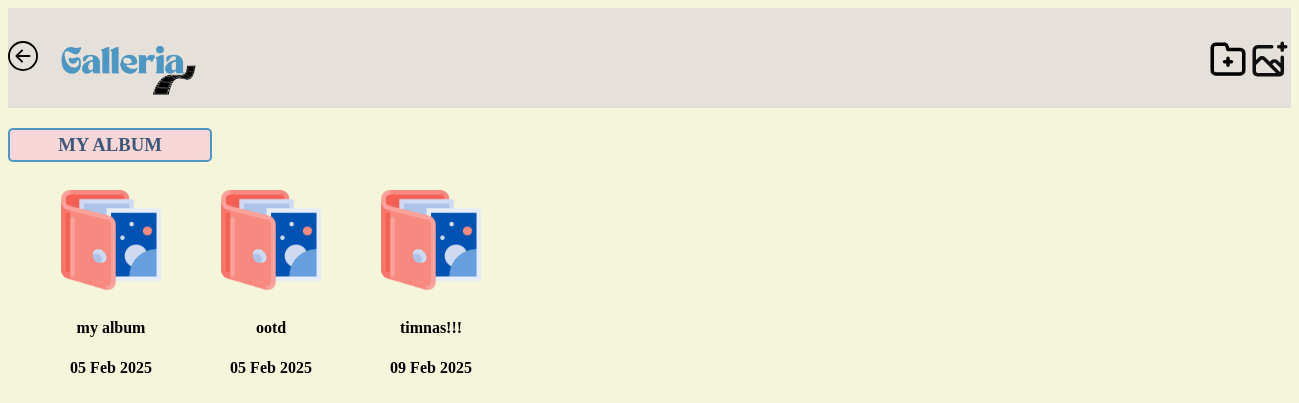
The app's page /album.php (signed in) with its own data.
### tables this page shows
CREATE TABLE `album` (
  `album_id` int(11) NOT NULL,
  `nama_album` varchar(255) NOT NULL,
  `deskripsi` text NOT NULL,
  `tanggal_buat` date NOT NULL,
  `user_id` int(11) NOT NULL
);

### album.php (the view, shortened to what this page needs)
<?php
include "connection.php";
$id = $_SESSION['id'];
?>
<!DOCTYPE html>
<html lang="en">
<head>
    <link rel="stylesheet" href="asset.css">
    <link rel="stylesheet" href="https://unicons.iconscout.com/release/v4.0.8/css/line.css">
</head>
<body>
    <div class="header" style="background-color: #E5E1DA; margin-left:0px;">
    <a href="dashboard.php"><img src="Asset/img/left.svg" class="left"></a>
        <img src="Asset/img/logo.png" class="logo">
        <span><a href="tambah_album.php"><img src="Asset/icon/folder-plus.svg" width="42px" height="42px" title="Tambah Album" class="icon" style="margin-left: 1000px;"></a></span>
        <span><a href="upload-foto.php"><img src="Asset/icon/image-plus.svg" width="42px" height="42px" class="icon" title="tambah foto"></a></span>
    </div>
    <div class="box" style="margin-top: 20px;">
        <h3>MY ALBUM</h3>
    </div>
    <div class="container" style="margin-top:10px;">
        <?php
        $query = "SELECT * FROM `album` INNER JOIN `user` ON `album`.`user_id` = `user`.`user_id` WHERE `album`.`user_id` = $id";
        $hasil = mysqli_query($conn, $query);
        while ($row = mysqli_fetch_assoc($hasil)):
            $timestamp = strtotime($row['tanggal_buat']);
            $tanggal = date("d M Y", $timestamp);
        ?>
            <table style="margin-left: 50px; margin-top:15px;">
                <tr>
                    <td>
                        <span><a href="detail_album.php?id=<?php echo $row['album_id'] ?>"><img src="Asset/icon/album.png" width="100" height="100"></a></span>
                    </td>
                </tr>
                <tr>
                    <td style="text-align : center;">
                        <h4><?php echo $row['nama_album'] ?></h4>
                        <h4><?php echo $tanggal ?></h4>
                    </td>
                    <td>
                    </td>
                </tr>
            </table>
        <?php endwhile; ?>
    </div>
</body>
</html>

### asset.css (style rules this page uses)
body { background-color: beige; }
.logo { width: 200px; height: 100px; }
.icon { cursor: pointer; margin-top: 5px; }
.left { width: 30px; height: 30px; }
.header { margin-left: 20px; display: flex; align-items: center; }
a { color: black; }
.container { display: flex; width: 100%; }

### album.php (style rules this page uses)
.box { justify-content: center; display: flex; align-items: center; width: 200px; height: 30px; background-color: #F6D6D6; border: 2px #4e97c2 solid; border-radius: 5px; color: #3E5879; }

### records on screen
album: nama_album "my album", tanggal_buat "05 Feb 2025"
album: nama_album "ootd", tanggal_buat "05 Feb 2025"
album: nama_album "timnas!!!", tanggal_buat "09 Feb 2025"
